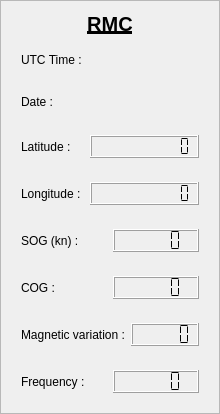
         <widget class="QFrame" name="verticalFrame_5">
          <property name="frameShape">
           <enum>QFrame::Shape::StyledPanel</enum>
          </property>
          <layout class="QVBoxLayout" name="verticalLayout_21">
           <item>
            <widget class="QLabel" name="label_36">
             <property name="font">
              <font>
               <pointsize>15</pointsize>
               <bold>true</bold>
               <underline>true</underline>
              </font>
             </property>
             <property name="text">
              <string>RMC</string>
             </property>
             <property name="alignment">
              <set>Qt::AlignmentFlag::AlignCenter</set>
             </property>
            </widget>
           </item>
           <item>
            <layout class="QHBoxLayout" name="horizontalLayout_32">
             <property name="leftMargin">
              <number>9</number>
             </property>
             <property name="topMargin">
              <number>9</number>
             </property>
             <property name="rightMargin">
              <number>9</number>
             </property>
             <property name="bottomMargin">
              <number>9</number>
             </property>
             <item>
              <widget class="QLabel" name="label_43">
               <property name="text">
                <string>UTC Time :</string>
               </property>
              </widget>
             </item>
             <item>
              <widget class="QLabel" name="label_utcTime_rmc">
               <property name="font">
                <font>
                 <pointsize>12</pointsize>
                </font>
               </property>
               <property name="text">
                <string/>
               </property>
               <property name="alignment">
                <set>Qt::AlignmentFlag::AlignCenter</set>
               </property>
              </widget>
             </item>
            </layout>
           </item>
           <item>
            <layout class="QHBoxLayout" name="horizontalLayout_34">
             <property name="leftMargin">
              <number>9</number>
             </property>
             <property name="topMargin">
              <number>9</number>
             </property>
             <property name="rightMargin">
              <number>9</number>
             </property>
             <property name="bottomMargin">
              <number>9</number>
             </property>
             <item>
              <widget class="QLabel" name="label_57">
               <property name="text">
                <string>Date :</string>
               </property>
               <property name="alignment">
                <set>Qt::AlignmentFlag::AlignLeading|Qt::AlignmentFlag::AlignLeft|Qt::AlignmentFlag::AlignVCenter</set>
               </property>
              </widget>
             </item>
             <item>
              <widget class="QLabel" name="label_date_rmc">
               <property name="font">
                <font>
                 <pointsize>12</pointsize>
                </font>
               </property>
               <property name="text">
                <string/>
               </property>
               <property name="alignment">
                <set>Qt::AlignmentFlag::AlignCenter</set>
               </property>
              </widget>
             </item>
            </layout>
           </item>
           <item>
            <layout class="QHBoxLayout" name="horizontalLayout_29">
             <property name="leftMargin">
              <number>9</number>
             </property>
             <property name="topMargin">
              <number>9</number>
             </property>
             <property name="rightMargin">
              <number>9</number>
             </property>
             <property name="bottomMargin">
              <number>9</number>
             </property>
             <item>
              <widget class="QLabel" name="label_40">
               <property name="text">
                <string>Latitude :</string>
               </property>
              </widget>
             </item>
             <item>
              <widget class="QLCDNumber" name="lcdNumber_latitude_rmc">
               <property name="digitCount">
                <number>10</number>
               </property>
               <property name="segmentStyle">
                <enum>QLCDNumber::SegmentStyle::Flat</enum>
               </property>
              </widget>
             </item>
            </layout>
           </item>
           <item>
            <layout class="QHBoxLayout" name="horizontalLayout_30">
             <property name="leftMargin">
              <number>9</number>
             </property>
             <property name="topMargin">
              <number>9</number>
             </property>
             <property name="rightMargin">
              <number>9</number>
             </property>
             <property name="bottomMargin">
              <number>9</number>
             </property>
             <item>
              <widget class="QLabel" name="label_41">
               <property name="text">
                <string>Longitude : </string>
               </property>
              </widget>
             </item>
             <item>
              <widget class="QLCDNumber" name="lcdNumber_longitude_rmc">
               <property name="digitCount">
                <number>10</number>
               </property>
               <property name="segmentStyle">
                <enum>QLCDNumber::SegmentStyle::Flat</enum>
               </property>
              </widget>
             </item>
            </layout>
           </item>
           <item>
            <layout class="QHBoxLayout" name="horizontalLayout_31">
             <property name="leftMargin">
              <number>9</number>
             </property>
             <property name="topMargin">
              <number>9</number>
             </property>
             <property name="rightMargin">
              <number>9</number>
             </property>
             <property name="bottomMargin">
              <number>9</number>
             </property>
             <item>
              <widget class="QLabel" name="label_42">
               <property name="text">
                <string>SOG (kn) :</string>
               </property>
              </widget>
             </item>
             <item>
              <widget class="QLCDNumber" name="lcdNumber_sog_rmc">
               <property name="digitCount">
                <number>5</number>
               </property>
               <property name="segmentStyle">
                <enum>QLCDNumber::SegmentStyle::Flat</enum>
               </property>
              </widget>
             </item>
            </layout>
           </item>
           <item>
            <layout class="QHBoxLayout" name="horizontalLayout_33">
             <property name="leftMargin">
              <number>9</number>
             </property>
             <property name="topMargin">
              <number>9</number>
             </property>
             <property name="rightMargin">
              <number>9</number>
             </property>
             <property name="bottomMargin">
              <number>9</number>
             </property>
             <item>
              <widget class="QLabel" name="label_44">
               <property name="text">
                <string>COG :</string>
               </property>
              </widget>
             </item>
             <item>
              <widget class="QLCDNumber" name="lcdNumber_cog_rmc">
               <property name="digitCount">
                <number>5</number>
               </property>
               <property name="segmentStyle">
                <enum>QLCDNumber::SegmentStyle::Flat</enum>
               </property>
              </widget>
             </item>
            </layout>
           </item>
           <item>
            <layout class="QHBoxLayout" name="horizontalLayout_35">
             <property name="leftMargin">
              <number>9</number>
             </property>
             <property name="topMargin">
              <number>9</number>
             </property>
             <property name="rightMargin">
              <number>9</number>
             </property>
             <property name="bottomMargin">
              <number>9</number>
             </property>
             <item>
              <widget class="QLabel" name="label_46">
               <property name="text">
                <string>Magnetic variation :</string>
               </property>
               <property name="wordWrap">
                <bool>true</bool>
               </property>
              </widget>
             </item>
             <item>
              <widget class="QLCDNumber" name="lcdNumber_magVar_rmc">
               <property name="digitCount">
                <number>5</number>
               </property>
               <property name="segmentStyle">
                <enum>QLCDNumber::SegmentStyle::Flat</enum>
               </property>
              </widget>
             </item>
            </layout>
           </item>
           <item>
            <layout class="QHBoxLayout" name="horizontalLayout_40">
             <property name="leftMargin">
              <number>9</number>
             </property>
             <property name="topMargin">
              <number>9</number>
             </property>
             <property name="rightMargin">
              <number>9</number>
             </property>
             <property name="bottomMargin">
              <number>9</number>
             </property>
             <item>
              <widget class="QLabel" name="label_51">
               <property name="text">
                <string>Frequency :</string>
               </property>
              </widget>
             </item>
             <item>
              <widget class="QLCDNumber" name="lcdNumber_frequency_rmc">
               <property name="segmentStyle">
                <enum>QLCDNumber::SegmentStyle::Flat</enum>
               </property>
              </widget>
             </item>
            </layout>
           </item>
          </layout>
         </widget>
